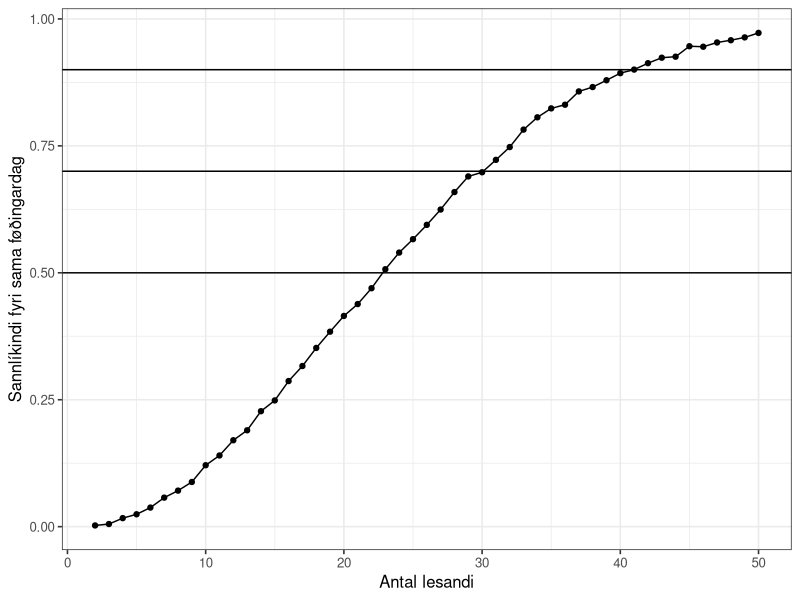
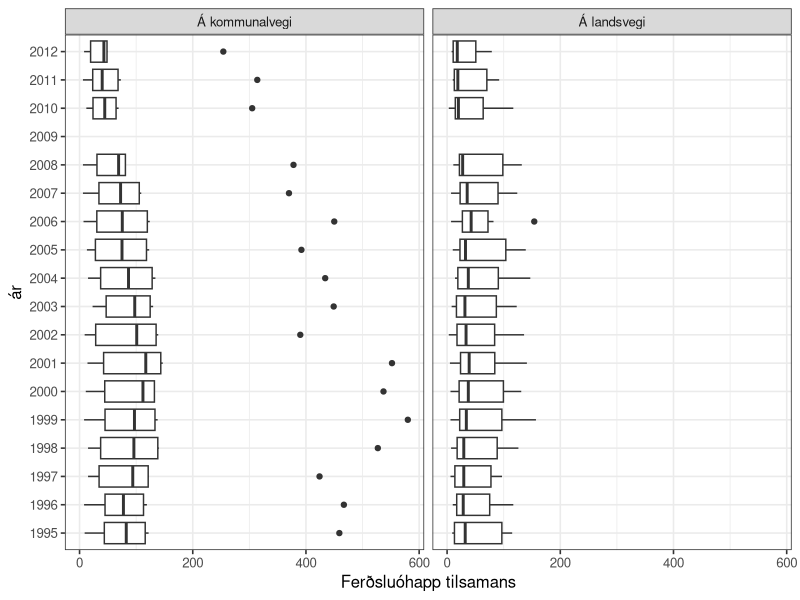
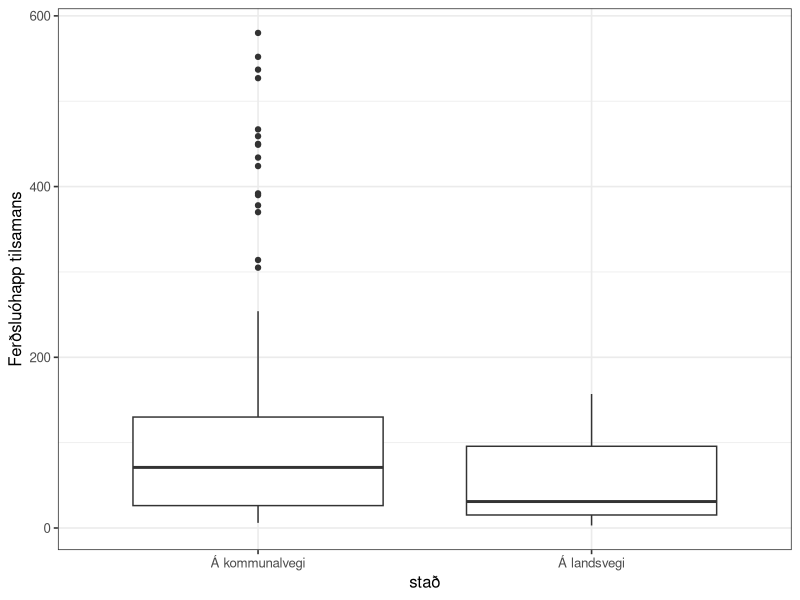
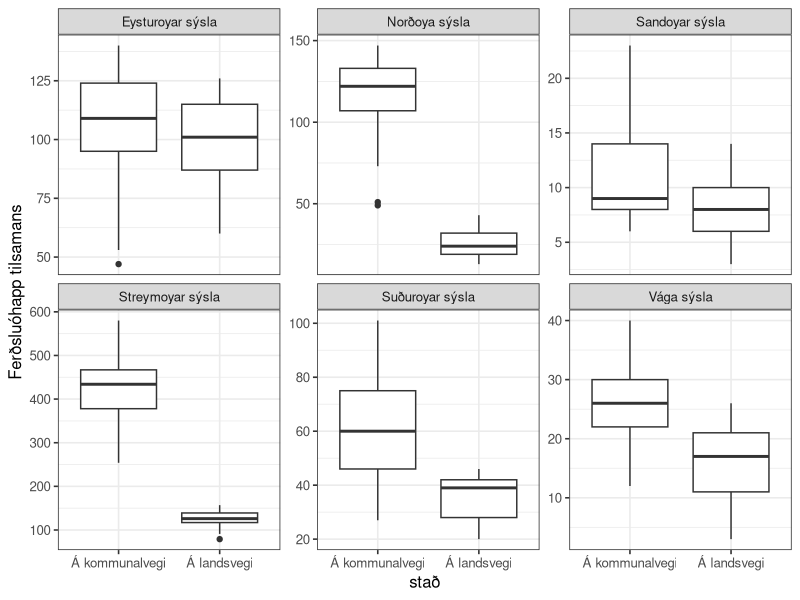
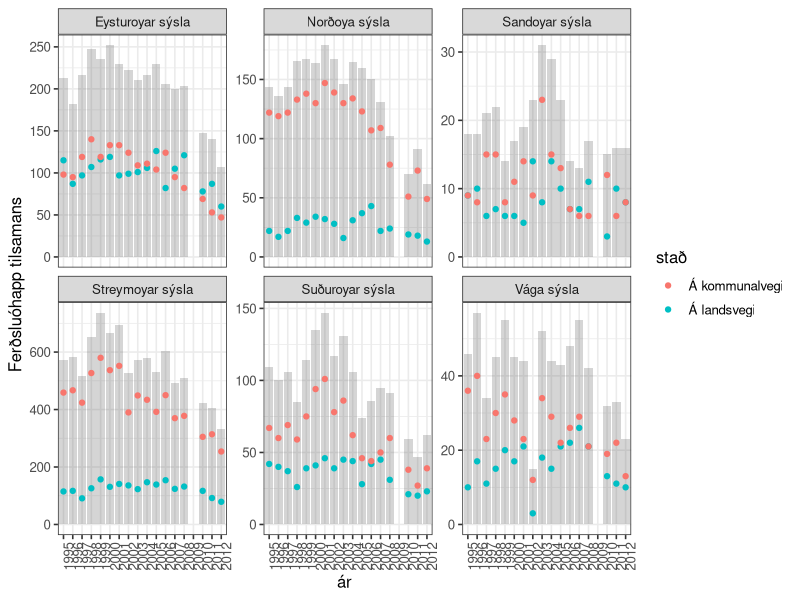
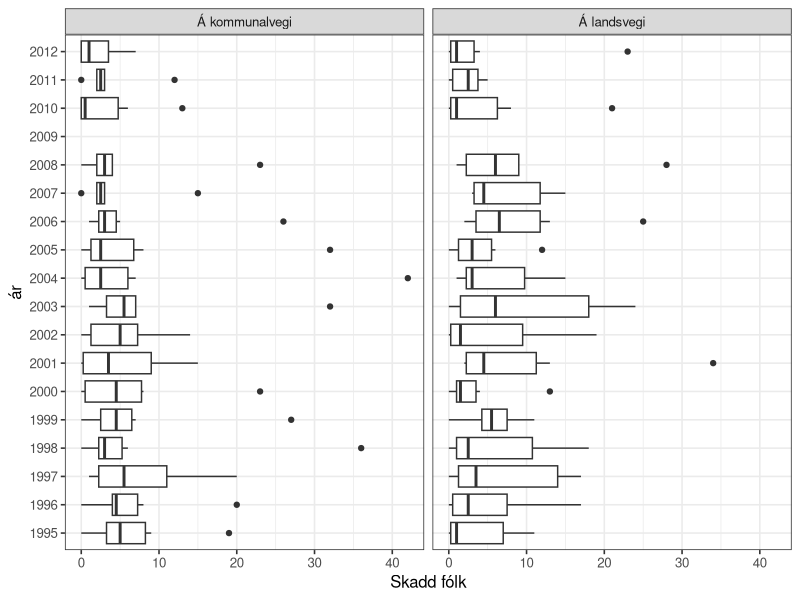
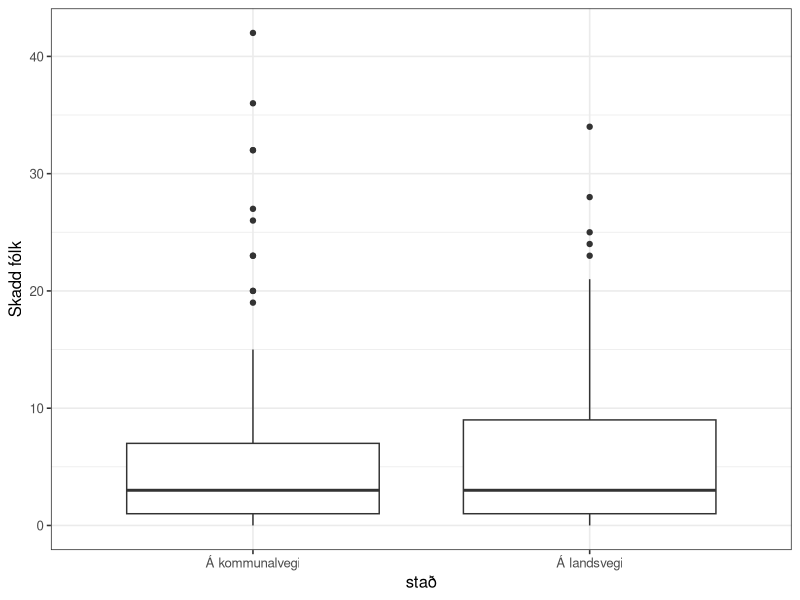
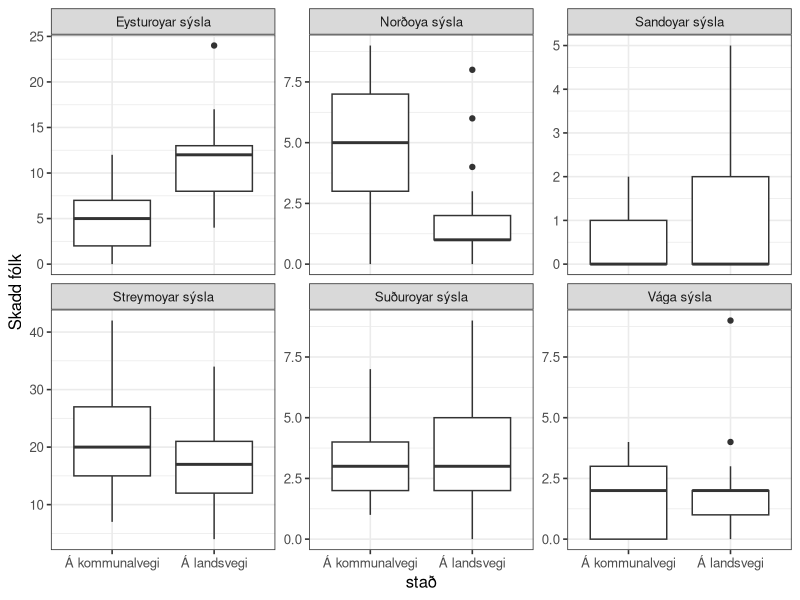

Recreate these plots in R, in order.
## ---- chunk 1
knitr::opts_chunk$set(echo = TRUE)

options(dplyr.summarise.inform = FALSE)
library(tidyverse)

# set theme used for plotting
theme_set(theme_bw(base_size = 12))

## ---- chunk 2
n_lesandi <- 2:10
roynd_nr <- 1:2

sama_fdag <- crossing(n_lesandi, roynd_nr)
sama_fdag
## ---- chunk 3
sama_fdag <- mutate(
  sama_fdag,
  fdag = map(n_lesandi, ~ sample(365, ., replace = TRUE))
  )
sama_fdag
## ---- chunk 4
# Ein listi av integers
str(sama_fdag$fdag)
## ---- chunk 5


sama_fdag <- mutate(sama_fdag, nakar_sdag = map_lgl(fdag, ~ any(duplicated(.x))))
sama_fdag

## ---- chunk 6
p_samadag <- sama_fdag %>%
  group_by(n_lesandi) %>%
  summarise(p_sdag = mean(nakar_sdag))

p_samadag
## ---- chunk 7

p_samadag <-
  crossing(n_lesandi = 2:10, roynd_nr = 1:2) %>%
  mutate(.,
  fdag = map(n_lesandi, ~sample(365, ., replace = TRUE))
  ) %>%
  mutate(., nakar_sdag = map_lgl(fdag, ~any(duplicated(.x)))) %>%
  group_by(n_lesandi) %>%
  summarize(p_sdag = mean(nakar_sdag))
  
p_samadag
## ---- chunk 8

n_lesandi <- 2:50

p_samadag <-
  crossing(n_lesandi, roynd_nr) %>%
  mutate(.,
  fdag = map(n_lesandi, ~sample(365, ., replace = TRUE))
  ) %>%
  mutate(., nakar_sdag = map_lgl(fdag, ~any(duplicated(.x)))) %>%
  group_by(n_lesandi) %>%
  summarize(p_sdag = mean(nakar_sdag))
  
p_samadag

## ---- chunk 9
roynd_nr <- 1:5000
p_samadag <-
  crossing(n_lesandi, roynd_nr) %>%
  mutate(.,
  fdag = map(n_lesandi, ~sample(365, ., replace = TRUE))
  ) %>%
  mutate(., nakar_sdag = map_lgl(fdag, ~any(duplicated(.x)))) %>%
  group_by(n_lesandi) %>%
  summarize(p_sdag = mean(nakar_sdag))
  
p_samadag
## ---- chunk 10
ggplot(p_samadag, aes(x = n_lesandi, y = p_sdag)) +
  geom_point() +
  geom_line() +
  xlab("Antal lesandi") +
  ylab("Sannlíkindi fyri sama føðingardag") +
  geom_hline(yintercept = 0.5) +
  geom_hline(yintercept = 0.7) +
  geom_hline(yintercept = 0.9)
## ---- chunk 11

## ---- chunk 12

## ---- chunk 13


## ---- chunk 14

## ---- chunk 15

## ---- chunk 16

## ---- chunk 17

## ---- chunk 18

## ---- chunk 19

## ---- chunk 20

## ---- chunk 21

## ---- chunk 22

## ---- chunk 23
ferdslu_ohapp <- read_csv("ferdslu_ohapp.csv")
ferdslu_ohapp
## ---- chunk 24
ferdslu_ohapp <- read_csv("ferdslu_ohapp.csv", skip = 1, na = "..")
ferdslu_ohapp
## ---- chunk 25
ferdslu_ohapp <- ferdslu_ohapp %>%
  mutate(across(everything(), ~ str_replace(., "-", "0")))
ferdslu_ohapp
## ---- chunk 26
ferdslu_ohapp <- pivot_longer(ferdslu_ohapp, cols = '1995':'2012',
                   names_to = "ár", values_to = "n", values_transform = list(n = as.integer))

ferdslu_ohapp

#ferdslu_ohapp$n <- as.integer(ferdslu_ohapp$n)

## ---- chunk 27

ferdslu_ohapp <- pivot_wider(ferdslu_ohapp, names_from = slag, values_from = n)


ferdslu_ohapp
## ---- chunk 28

ggplot(ferdslu_ohapp) +
  geom_boxplot(aes(x = `Ferðsluóhapp tilsamans`, y = ár), na.rm = TRUE) +
  facet_wrap(~stað)

## ---- chunk 29
df <- ferdslu_ohapp %>%
  filter(`Ferðsluóhapp tilsamans` > 150) 
df
## ---- chunk 30

ggplot(data = ferdslu_ohapp) +
  geom_boxplot(aes(x = stað, y = `Ferðsluóhapp tilsamans`), na.rm = TRUE)

## ---- chunk 31

ggplot(data = ferdslu_ohapp) +
  geom_boxplot(aes(x = stað, y = `Ferðsluóhapp tilsamans`), na.rm = TRUE) +
  facet_wrap(~sýsla, scales = "free_y")
  
  

## ---- chunk 32

ggplot(ferdslu_ohapp) +
  geom_bar(aes(x = ár, y = `Ferðsluóhapp tilsamans`), alpha = 0.25, stat = "Identity", na.rm = TRUE) +
  geom_point(aes(x = ár, y = `Ferðsluóhapp tilsamans`, colour = stað), na.rm = TRUE) +
  facet_wrap(~sýsla, scales = "free_y") +
  theme(axis.text.x = element_text(angle = 90))

## ---- chunk 33
ggplot(ferdslu_ohapp, aes(x = `Skadd fólk`, y = `ár`)) +
  geom_boxplot(na.rm = TRUE) +
  facet_wrap(~ `stað`)

## ---- chunk 34
ggplot(ferdslu_ohapp, aes(x = `stað`, y = `Skadd fólk`)) +
  geom_boxplot(na.rm = TRUE)
## ---- chunk 35
ggplot(ferdslu_ohapp, aes(x = `stað`, y = `Skadd fólk`)) +
  geom_boxplot(na.rm = TRUE) +
  facet_wrap(~ `sýsla`, scales = "free_y")
## ---- chunk 36
ggplot(ferdslu_ohapp, aes(x = `stað`, y = `Skadd fólk` / `Ferðsluóhapp tilsamans`)) +
  geom_boxplot(na.rm = TRUE) +
  facet_wrap(~ `sýsla`, scales = "free_y")
## ---- chunk 37
ggplot(ferdslu_ohapp) +
  geom_boxplot(aes(x = `Skadd fólk`/`Ferðsluóhapp tilsamans`, y = `stað`), color = "red", na.rm = TRUE) +
  geom_violin(aes(x = `Skadd fólk`/`Ferðsluóhapp tilsamans`, y = `stað`), alpha = 0.25, na.rm = TRUE) +
  geom_boxplot(aes(x = `Skadd fólk` / `Ferðsluóhapp tilsamans`, y = `sýsla`), color = "blue", na.rm = TRUE) +
  geom_violin(aes(x = `Skadd fólk` / `Ferðsluóhapp tilsamans`, y = `sýsla`), alpha = 0.25, na.rm = TRUE)
## ---- chunk 38
ophapp_yvirlit <- ferdslu_ohapp %>% 
  filter(`ár` != "2009") %>%
  group_by(`stað`) %>%
  summarise(
    n = n(),
    n_ohapp = sum(`Ferðsluóhapp tilsamans`),
    n_skadd = sum(`Skadd fólk`),
    p_skadd = n_skadd / n_ohapp
  )

ophapp_yvirlit
## ---- chunk 39

## ---- chunk 40

## ---- chunk 41

## ---- chunk 42

## ---- chunk 43

## ---- chunk 44

## ---- chunk 45

## ---- chunk 46

## ---- chunk 47
